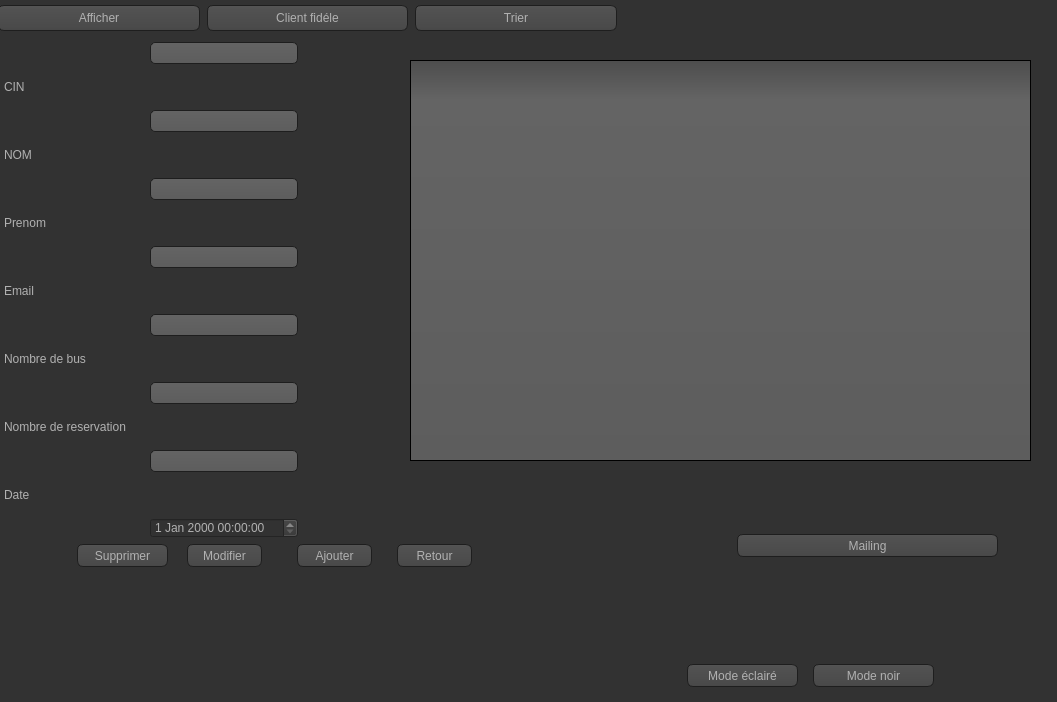
<?xml version="1.0" encoding="UTF-8"?>
<ui version="4.0">
 <class>mwbus2</class>
 <widget class="QDialog" name="mwbus2">
  <property name="geometry">
   <rect>
    <x>0</x>
    <y>0</y>
    <width>1057</width>
    <height>702</height>
   </rect>
  </property>
  <property name="windowTitle">
   <string>Dialog</string>
  </property>
  <property name="styleSheet">
   <string notr="true">QToolTip
{
     border: 1px solid black;
     background-color: #ffa02f;
     padding: 1px;
     border-radius: 3px;
     opacity: 100;
}

QWidget
{
    color: #b1b1b1;
    background-color: #323232;
}

QWidget:item:hover
{
    background-color: QLinearGradient( x1: 0, y1: 0, x2: 0, y2: 1, stop: 0 #ffa02f, stop: 1 #ca0619);
    color: #000000;
}

QWidget:item:selected
{
    background-color: QLinearGradient( x1: 0, y1: 0, x2: 0, y2: 1, stop: 0 #ffa02f, stop: 1 #d7801a);
}

QMenuBar::item
{
    background: transparent;
}

QMenuBar::item:selected
{
    background: transparent;
    border: 1px solid #ffaa00;
}

QMenuBar::item:pressed
{
    background: #444;
    border: 1px solid #000;
    background-color: QLinearGradient(
        x1:0, y1:0,
        x2:0, y2:1,
        stop:1 #212121,
        stop:0.4 #343434/*,
        stop:0.2 #343434,
        stop:0.1 #ffaa00*/
    );
    margin-bottom:-1px;
    padding-bottom:1px;
}

QMenu
{
    border: 1px solid #000;
}

QMenu::item
{
    padding: 2px 20px 2px 20px;
}

QMenu::item:selected
{
    color: #000000;
}

QWidget:disabled
{
    color: #404040;
    background-color: #323232;
}

QAbstractItemView
{
    background-color: QLinearGradient( x1: 0, y1: 0, x2: 0, y2: 1, stop: 0 #4d4d4d, stop: 0.1 #646464, stop: 1 #5d5d5d);
}

QWidget:focus
{
    /*border: 2px solid QLinearGradient( x1: 0, y1: 0, x2: 0, y2: 1, stop: 0 #ffa02f, stop: 1 #d7801a);*/
}

QLineEdit
{
    background-color: QLinearGradient( x1: 0, y1: 0, x2: 0, y2: 1, stop: 0 #4d4d4d, stop: 0 #646464, stop: 1 #5d5d5d);
    padding: 1px;
    border-style: solid;
    border: 1px solid #1e1e1e;
    border-radius: 5;
}

QPushButton
{
    color: #b1b1b1;
    background-color: QLinearGradient( x1: 0, y1: 0, x2: 0, y2: 1, stop: 0 #565656, stop: 0.1 #525252, stop: 0.5 #4e4e4e, stop: 0.9 #4a4a4a, stop: 1 #464646);
    border-width: 1px;
    border-color: #1e1e1e;
    border-style: solid;
    border-radius: 6;
    padding: 3px;
    font-size: 12px;
    padding-left: 5px;
    padding-right: 5px;
}

QPushButton:pressed
{
    background-color: QLinearGradient( x1: 0, y1: 0, x2: 0, y2: 1, stop: 0 #2d2d2d, stop: 0.1 #2b2b2b, stop: 0.5 #292929, stop: 0.9 #282828, stop: 1 #252525);
}

QComboBox
{
    selection-background-color: #ffaa00;
    background-color: QLinearGradient( x1: 0, y1: 0, x2: 0, y2: 1, stop: 0 #565656, stop: 0.1 #525252, stop: 0.5 #4e4e4e, stop: 0.9 #4a4a4a, stop: 1 #464646);
    border-style: solid;
    border: 1px solid #1e1e1e;
    border-radius: 5;
}

QComboBox:hover,QPushButton:hover
{
    border: 2px solid QLinearGradient( x1: 0, y1: 0, x2: 0, y2: 1, stop: 0 #ffa02f, stop: 1 #d7801a);
}


QComboBox:on
{
    padding-top: 3px;
    padding-left: 4px;
    background-color: QLinearGradient( x1: 0, y1: 0, x2: 0, y2: 1, stop: 0 #2d2d2d, stop: 0.1 #2b2b2b, stop: 0.5 #292929, stop: 0.9 #282828, stop: 1 #252525);
    selection-background-color: #ffaa00;
}

QComboBox QAbstractItemView
{
    border: 2px solid darkgray;
    selection-background-color: QLinearGradient( x1: 0, y1: 0, x2: 0, y2: 1, stop: 0 #ffa02f, stop: 1 #d7801a);
}

QComboBox::drop-down
{
     subcontrol-origin: padding;
     subcontrol-position: top right;
     width: 15px;

     border-left-width: 0px;
     border-left-color: darkgray;
     border-left-style: solid; /* just a single line */
     border-top-right-radius: 3px; /* same radius as the QComboBox */
     border-bottom-right-radius: 3px;
 }

QComboBox::down-arrow
{
     image: url(:/down_arrow.png);
}

QGroupBox:focus
{
border: 2px solid QLinearGradient( x1: 0, y1: 0, x2: 0, y2: 1, stop: 0 #ffa02f, stop: 1 #d7801a);
}

QTextEdit:focus
{
    border: 2px solid QLinearGradient( x1: 0, y1: 0, x2: 0, y2: 1, stop: 0 #ffa02f, stop: 1 #d7801a);
}

QScrollBar:horizontal {
     border: 1px solid #222222;
     background: QLinearGradient( x1: 0, y1: 0, x2: 0, y2: 1, stop: 0.0 #121212, stop: 0.2 #282828, stop: 1 #484848);
     height: 7px;
     margin: 0px 16px 0 16px;
}

QScrollBar::handle:horizontal
{
      background: QLinearGradient( x1: 0, y1: 0, x2: 1, y2: 0, stop: 0 #ffa02f, stop: 0.5 #d7801a, stop: 1 #ffa02f);
      min-height: 20px;
      border-radius: 2px;
}

QScrollBar::add-line:horizontal {
      border: 1px solid #1b1b19;
      border-radius: 2px;
      background: QLinearGradient( x1: 0, y1: 0, x2: 1, y2: 0, stop: 0 #ffa02f, stop: 1 #d7801a);
      width: 14px;
      subcontrol-position: right;
      subcontrol-origin: margin;
}

QScrollBar::sub-line:horizontal {
      border: 1px solid #1b1b19;
      border-radius: 2px;
      background: QLinearGradient( x1: 0, y1: 0, x2: 1, y2: 0, stop: 0 #ffa02f, stop: 1 #d7801a);
      width: 14px;
     subcontrol-position: left;
     subcontrol-origin: margin;
}

QScrollBar::right-arrow:horizontal, QScrollBar::left-arrow:horizontal
{
      border: 1px solid black;
      width: 1px;
      height: 1px;
      background: white;
}

QScrollBar::add-page:horizontal, QScrollBar::sub-page:horizontal
{
      background: none;
}

QScrollBar:vertical
{
      background: QLinearGradient( x1: 0, y1: 0, x2: 1, y2: 0, stop: 0.0 #121212, stop: 0.2 #282828, stop: 1 #484848);
      width: 7px;
      margin: 16px 0 16px 0;
      border: 1px solid #222222;
}

QScrollBar::handle:vertical
{
      background: QLinearGradient( x1: 0, y1: 0, x2: 0, y2: 1, stop: 0 #ffa02f, stop: 0.5 #d7801a, stop: 1 #ffa02f);
      min-height: 20px;
      border-radius: 2px;
}

QScrollBar::add-line:vertical
{
      border: 1px solid #1b1b19;
      border-radius: 2px;
      background: QLinearGradient( x1: 0, y1: 0, x2: 0, y2: 1, stop: 0 #ffa02f, stop: 1 #d7801a);
      height: 14px;
      subcontrol-position: bottom;
      subcontrol-origin: margin;
}

QScrollBar::sub-line:vertical
{
      border: 1px solid #1b1b19;
      border-radius: 2px;
      background: QLinearGradient( x1: 0, y1: 0, x2: 0, y2: 1, stop: 0 #d7801a, stop: 1 #ffa02f);
      height: 14px;
      subcontrol-position: top;
      subcontrol-origin: margin;
}

QScrollBar::up-arrow:vertical, QScrollBar::down-arrow:vertical
{
      border: 1px solid black;
      width: 1px;
      height: 1px;
      background: white;
}


QScrollBar::add-page:vertical, QScrollBar::sub-page:vertical
{
      background: none;
}

QTextEdit
{
    background-color: #242424;
}

QPlainTextEdit
{
    background-color: #242424;
}

QHeaderView::section
{
    background-color: QLinearGradient(x1:0, y1:0, x2:0, y2:1, stop:0 #616161, stop: 0.5 #505050, stop: 0.6 #434343, stop:1 #656565);
    color: white;
    padding-left: 4px;
    border: 1px solid #6c6c6c;
}

QCheckBox:disabled
{
color: #414141;
}

QDockWidget::title
{
    text-align: center;
    spacing: 3px; /* spacing between items in the tool bar */
    background-color: QLinearGradient(x1:0, y1:0, x2:0, y2:1, stop:0 #323232, stop: 0.5 #242424, stop:1 #323232);
}

QDockWidget::close-button, QDockWidget::float-button
{
    text-align: center;
    spacing: 1px; /* spacing between items in the tool bar */
    background-color: QLinearGradient(x1:0, y1:0, x2:0, y2:1, stop:0 #323232, stop: 0.5 #242424, stop:1 #323232);
}

QDockWidget::close-button:hover, QDockWidget::float-button:hover
{
    background: #242424;
}

QDockWidget::close-button:pressed, QDockWidget::float-button:pressed
{
    padding: 1px -1px -1px 1px;
}

QMainWindow::separator
{
    background-color: QLinearGradient(x1:0, y1:0, x2:0, y2:1, stop:0 #161616, stop: 0.5 #151515, stop: 0.6 #212121, stop:1 #343434);
    color: white;
    padding-left: 4px;
    border: 1px solid #4c4c4c;
    spacing: 3px; /* spacing between items in the tool bar */
}

QMainWindow::separator:hover
{

    background-color: QLinearGradient(x1:0, y1:0, x2:0, y2:1, stop:0 #d7801a, stop:0.5 #b56c17 stop:1 #ffa02f);
    color: white;
    padding-left: 4px;
    border: 1px solid #6c6c6c;
    spacing: 3px; /* spacing between items in the tool bar */
}

QToolBar::handle
{
     spacing: 3px; /* spacing between items in the tool bar */
     background: url(:/images/handle.png);
}

QMenu::separator
{
    height: 2px;
    background-color: QLinearGradient(x1:0, y1:0, x2:0, y2:1, stop:0 #161616, stop: 0.5 #151515, stop: 0.6 #212121, stop:1 #343434);
    color: white;
    padding-left: 4px;
    margin-left: 10px;
    margin-right: 5px;
}

QProgressBar
{
    border: 2px solid grey;
    border-radius: 5px;
    text-align: center;
}

QProgressBar::chunk
{
    background-color: #d7801a;
    width: 2.15px;
    margin: 0.5px;
}

QTabBar::tab {
    color: #b1b1b1;
    border: 1px solid #444;
    border-bottom-style: none;
    background-color: #323232;
    padding-left: 10px;
    padding-right: 10px;
    padding-top: 3px;
    padding-bottom: 2px;
    margin-right: -1px;
}

QTabWidget::pane {
    border: 1px solid #444;
    top: 1px;
}

QTabBar::tab:last
{
    margin-right: 0; /* the last selected tab has nothing to overlap with on the right */
    border-top-right-radius: 3px;
}

QTabBar::tab:first:!selected
{
 margin-left: 0px; /* the last selected tab has nothing to overlap with on the right */


    border-top-left-radius: 3px;
}

QTabBar::tab:!selected
{
    color: #b1b1b1;
    border-bottom-style: solid;
    margin-top: 3px;
    background-color: QLinearGradient(x1:0, y1:0, x2:0, y2:1, stop:1 #212121, stop:.4 #343434);
}

QTabBar::tab:selected
{
    border-top-left-radius: 3px;
    border-top-right-radius: 3px;
    margin-bottom: 0px;
}

QTabBar::tab:!selected:hover
{
    /*border-top: 2px solid #ffaa00;
    padding-bottom: 3px;*/
    border-top-left-radius: 3px;
    border-top-right-radius: 3px;
    background-color: QLinearGradient(x1:0, y1:0, x2:0, y2:1, stop:1 #212121, stop:0.4 #343434, stop:0.2 #343434, stop:0.1 #ffaa00);
}

QRadioButton::indicator:checked, QRadioButton::indicator:unchecked{
    color: #b1b1b1;
    background-color: #323232;
    border: 1px solid #b1b1b1;
    border-radius: 6px;
}

QRadioButton::indicator:checked
{
    background-color: qradialgradient(
        cx: 0.5, cy: 0.5,
        fx: 0.5, fy: 0.5,
        radius: 1.0,
        stop: 0.25 #ffaa00,
        stop: 0.3 #323232
    );
}

QCheckBox::indicator{
    color: #b1b1b1;
    background-color: #323232;
    border: 1px solid #b1b1b1;
    width: 9px;
    height: 9px;
}

QRadioButton::indicator
{
    border-radius: 6px;
}

QRadioButton::indicator:hover, QCheckBox::indicator:hover
{
    border: 1px solid #ffaa00;
}

QCheckBox::indicator:checked
{
    image:url(:/images/checkbox.png);
}

QCheckBox::indicator:disabled, QRadioButton::indicator:disabled
{
    border: 1px solid #444;
}</string>
  </property>
  <widget class="QPushButton" name="pb_modifier">
   <property name="geometry">
    <rect>
     <x>187</x>
     <y>544</y>
     <width>75</width>
     <height>23</height>
    </rect>
   </property>
   <property name="text">
    <string>Modifier</string>
   </property>
  </widget>
  <widget class="QLineEdit" name="lineEdit_nbr">
   <property name="geometry">
    <rect>
     <x>150</x>
     <y>450</y>
     <width>148</width>
     <height>22</height>
    </rect>
   </property>
  </widget>
  <widget class="QPushButton" name="pushButton">
   <property name="geometry">
    <rect>
     <x>687</x>
     <y>664</y>
     <width>111</width>
     <height>23</height>
    </rect>
   </property>
   <property name="text">
    <string>Mode éclairé</string>
   </property>
  </widget>
  <widget class="QTableView" name="tabplace">
   <property name="geometry">
    <rect>
     <x>410</x>
     <y>60</y>
     <width>621</width>
     <height>401</height>
    </rect>
   </property>
   <attribute name="verticalHeaderHighlightSections">
    <bool>true</bool>
   </attribute>
  </widget>
  <widget class="QPushButton" name="pushButton_4">
   <property name="geometry">
    <rect>
     <x>737</x>
     <y>534</y>
     <width>261</width>
     <height>23</height>
    </rect>
   </property>
   <property name="text">
    <string>Mailing</string>
   </property>
  </widget>
  <widget class="QPushButton" name="pb_ajouter">
   <property name="geometry">
    <rect>
     <x>297</x>
     <y>544</y>
     <width>75</width>
     <height>23</height>
    </rect>
   </property>
   <property name="text">
    <string>Ajouter</string>
   </property>
  </widget>
  <widget class="QLabel" name="label_6">
   <property name="geometry">
    <rect>
     <x>4</x>
     <y>351</y>
     <width>294</width>
     <height>16</height>
    </rect>
   </property>
   <property name="text">
    <string>Nombre de bus</string>
   </property>
  </widget>
  <widget class="QLineEdit" name="lineEdit_email">
   <property name="geometry">
    <rect>
     <x>150</x>
     <y>314</y>
     <width>148</width>
     <height>22</height>
    </rect>
   </property>
  </widget>
  <widget class="QDateTimeEdit" name="edit_td">
   <property name="geometry">
    <rect>
     <x>150</x>
     <y>518</y>
     <width>148</width>
     <height>20</height>
    </rect>
   </property>
  </widget>
  <widget class="QPushButton" name="pushButton_5">
   <property name="geometry">
    <rect>
     <x>813</x>
     <y>664</y>
     <width>121</width>
     <height>23</height>
    </rect>
   </property>
   <property name="text">
    <string>Mode noir</string>
   </property>
  </widget>
  <widget class="QLineEdit" name="lineEdit_prenom">
   <property name="geometry">
    <rect>
     <x>150</x>
     <y>246</y>
     <width>148</width>
     <height>22</height>
    </rect>
   </property>
  </widget>
  <widget class="QPushButton" name="pb_supprimer">
   <property name="geometry">
    <rect>
     <x>77</x>
     <y>544</y>
     <width>91</width>
     <height>23</height>
    </rect>
   </property>
   <property name="text">
    <string>Supprimer</string>
   </property>
  </widget>
  <widget class="QPushButton" name="pushButton_2">
   <property name="geometry">
    <rect>
     <x>415</x>
     <y>5</y>
     <width>202</width>
     <height>26</height>
    </rect>
   </property>
   <property name="text">
    <string>Trier</string>
   </property>
  </widget>
  <widget class="QLabel" name="label_7">
   <property name="geometry">
    <rect>
     <x>4</x>
     <y>419</y>
     <width>131</width>
     <height>16</height>
    </rect>
   </property>
   <property name="text">
    <string>Nombre de reservation</string>
   </property>
  </widget>
  <widget class="QLabel" name="label_8">
   <property name="geometry">
    <rect>
     <x>4</x>
     <y>487</y>
     <width>26</width>
     <height>16</height>
    </rect>
   </property>
   <property name="text">
    <string>Date</string>
   </property>
  </widget>
  <widget class="QLineEdit" name="lineEdit_nom">
   <property name="geometry">
    <rect>
     <x>150</x>
     <y>178</y>
     <width>148</width>
     <height>22</height>
    </rect>
   </property>
  </widget>
  <widget class="QLabel" name="label_4">
   <property name="geometry">
    <rect>
     <x>4</x>
     <y>215</y>
     <width>44</width>
     <height>16</height>
    </rect>
   </property>
   <property name="text">
    <string>Prenom</string>
   </property>
  </widget>
  <widget class="QLabel" name="label">
   <property name="geometry">
    <rect>
     <x>4</x>
     <y>11</y>
     <width>12</width>
     <height>16</height>
    </rect>
   </property>
   <property name="text">
    <string>ID</string>
   </property>
  </widget>
  <widget class="QLineEdit" name="lineEdit_id">
   <property name="geometry">
    <rect>
     <x>150</x>
     <y>42</y>
     <width>148</width>
     <height>22</height>
    </rect>
   </property>
  </widget>
  <widget class="QLabel" name="label_5">
   <property name="geometry">
    <rect>
     <x>4</x>
     <y>283</y>
     <width>294</width>
     <height>16</height>
    </rect>
   </property>
   <property name="text">
    <string>Email</string>
   </property>
  </widget>
  <widget class="QPushButton" name="pb_show">
   <property name="geometry">
    <rect>
     <x>-2</x>
     <y>5</y>
     <width>202</width>
     <height>26</height>
    </rect>
   </property>
   <property name="text">
    <string>Afficher</string>
   </property>
  </widget>
  <widget class="QLabel" name="label_3">
   <property name="geometry">
    <rect>
     <x>4</x>
     <y>147</y>
     <width>294</width>
     <height>16</height>
    </rect>
   </property>
   <property name="text">
    <string>NOM</string>
   </property>
  </widget>
  <widget class="QPushButton" name="pushButton_3">
   <property name="geometry">
    <rect>
     <x>207</x>
     <y>5</y>
     <width>201</width>
     <height>26</height>
    </rect>
   </property>
   <property name="text">
    <string>Client fidéle</string>
   </property>
  </widget>
  <widget class="QPushButton" name="pb_retour">
   <property name="geometry">
    <rect>
     <x>397</x>
     <y>544</y>
     <width>75</width>
     <height>23</height>
    </rect>
   </property>
   <property name="text">
    <string>Retour</string>
   </property>
  </widget>
  <widget class="QLabel" name="label_2">
   <property name="geometry">
    <rect>
     <x>4</x>
     <y>79</y>
     <width>294</width>
     <height>16</height>
    </rect>
   </property>
   <property name="text">
    <string>CIN</string>
   </property>
  </widget>
  <widget class="QLineEdit" name="lineEdit_nbp">
   <property name="geometry">
    <rect>
     <x>150</x>
     <y>382</y>
     <width>148</width>
     <height>22</height>
    </rect>
   </property>
  </widget>
  <widget class="QLineEdit" name="lineEdit_cin">
   <property name="geometry">
    <rect>
     <x>150</x>
     <y>110</y>
     <width>148</width>
     <height>22</height>
    </rect>
   </property>
  </widget>
 </widget>
 <resources/>
 <connections/>
</ui>
